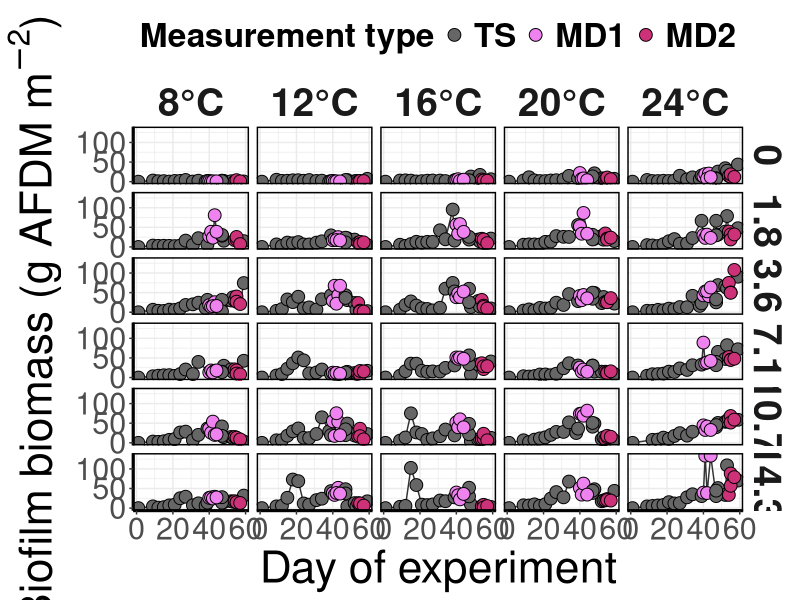
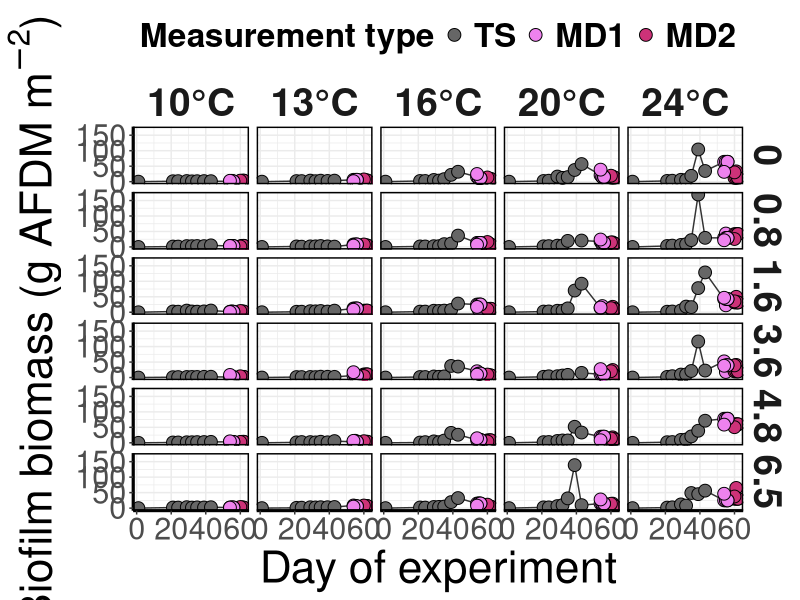
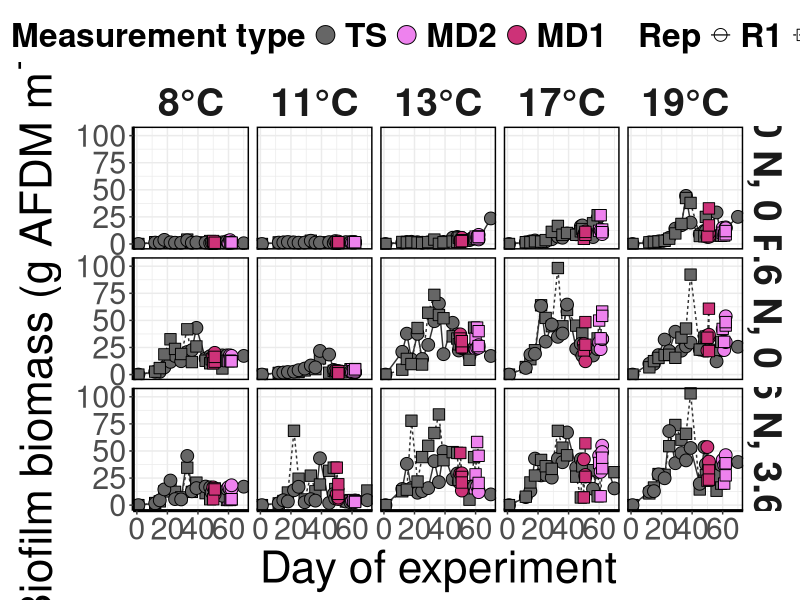

Write the R code that produced these figures, in order. (Note: this script raises an error after producing the figures.)
# JMH 2023
# Generates Fig. 2, S4, and S5

library(tidyverse)

# Data ---- 

## smp dates ----
  D1_2015_met <- as.Date("2015-07-15", format = "%Y-%m-%d")
  D2_2015_met <- as.Date("2015-07-27", format = "%Y-%m-%d")
  D1_2015_up <- as.Date("2015-07-20", format = "%Y-%m-%d")
  D2_2015_up <- as.Date("2015-07-28", format = "%Y-%m-%d")
  # these are split over 2 days, took second
  D1_2015_nfix <- as.Date("2015-07-17", format = "%Y-%m-%d")
  D2_2015_nfix <- as.Date("2015-07-30", format = "%Y-%m-%d")
  
  D1_2016_met <- as.Date("2016-07-27", format = "%Y-%m-%d")
  D2_2016_met <- as.Date("2016-08-02", format = "%Y-%m-%d")
  D1_2016_up <- as.Date("2016-07-28", format = "%Y-%m-%d") 
  D2_2016_up <- as.Date("2016-08-03", format = "%Y-%m-%d")
  # these are split over 2 days, took second
  D1_2016_nfix <- as.Date("2016-07-26", format = "%Y-%m-%d")
  D2_2016_nfix <- as.Date("2016-08-01", format = "%Y-%m-%d")
  
  D1_2017_met <- as.Date("2017-07-11", format = "%Y-%m-%d")
  D2_2017_met <- as.Date("2017-07-22", format = "%Y-%m-%d")
  D1_2017_up <- as.Date("2017-07-12", format = "%Y-%m-%d")
  D2_2017_up <- as.Date("2017-07-23", format = "%Y-%m-%d")
  # these are split over 2 days, took second
  D1_2017_nfix <- as.Date("2017-07-15", format = "%Y-%m-%d")
  D2_2017_nfix <- as.Date("2017-07-21", format = "%Y-%m-%d")

BMsmp2015 <- read.csv("01_Data/2015ChannelAFDM_cleaned.csv", row.names = 1) %>% 
              pivot_longer(cols = c(Met_gAFDM_m2:Nfix_gAFDM_m2), names_to = "Response", values_to = "gAFDM_m2") %>% 
              mutate(MetDate2 = case_when(MetDate == "D1" & Response == "Met_gAFDM_m2" ~ D1_2015_met,
                                          MetDate == "D2" & Response == "Met_gAFDM_m2" ~ D2_2015_met,
                                          MetDate == "D1" & (Response == "Nup_gAFDM_m2" | Response == "Pup_gAFDM_m2") ~ D1_2015_up,
                                          MetDate == "D2" & (Response == "Nup_gAFDM_m2" | Response == "Pup_gAFDM_m2") ~ D2_2015_up,
                                          MetDate == "D1" & Response == "Nfix_gAFDM_m2" ~ D1_2015_nfix,
                                          MetDate == "D2" & Response == "Nfix_gAFDM_m2" ~ D2_2015_nfix))

BMsmp2016 <- read.csv("01_Data/2016ChannelAFDM_cleaned.csv", row.names = 1) %>% 
  pivot_longer(cols = c(Met_gAFDM_m2:Nfix_gAFDM_m2), names_to = "Response", values_to = "gAFDM_m2") %>% 
  mutate(MetDate2 = case_when(ExpDay2 == "D1" & Response == "Met_gAFDM_m2" ~ D1_2016_met,
                              ExpDay2 == "D2" & Response == "Met_gAFDM_m2" ~ D2_2016_met,
                              ExpDay2 == "D1" & (Response == "Nup_gAFDM_m2" | Response == "Pup_gAFDM_m2") ~ D1_2016_up,
                              ExpDay2 == "D2" & (Response == "Nup_gAFDM_m2" | Response == "Pup_gAFDM_m2") ~ D2_2016_up,
                              ExpDay2 == "D1" & Response == "Nfix_gAFDM_m2" ~ D1_2016_nfix,
                              ExpDay2 == "D2" & Response == "Nfix_gAFDM_m2" ~ D2_2016_nfix))

# no n fix afdm on this date
BMsmp2017 <- read.csv("01_Data/2017ChannelAFDM_cleaned.csv", row.names = 1)%>% 
  pivot_longer(cols = c(Met_gAFDM_m2:Pup_gAFDM_m2), names_to = "Response", values_to = "gAFDM_m2") %>% 
  mutate(MetDate2 = case_when(ExpDay2 == "D1" & Response == "Met_gAFDM_m2" ~ D1_2017_met,
                              ExpDay2 == "D2" & Response == "Met_gAFDM_m2" ~ D2_2017_met,
                              ExpDay2 == "D1" & (Response == "Nup_gAFDM_m2" | Response == "Pup_gAFDM_m2") ~ D1_2017_up,
                              ExpDay2 == "D2" & (Response == "Nup_gAFDM_m2" | Response == "Pup_gAFDM_m2") ~ D2_2017_up))

## time series
BioDynExpCodes <- read.csv("01_Data/00_DefinBMts.csv", row.names = 1) %>% 
                      select(Y, channel, TempF, nitrogen_ugL, phosphorus_ugL) %>% 
                      distinct()

ExpDays2015_date <- seq(as.Date("2015-06-04"), as.Date("2015-08-01"), by = "day")
ExpDays2015_days <- seq(seq(1,59, by = 1))
ExpDays2015 <- as.data.frame(cbind(ExpDays2015_date, ExpDays2015_days)) %>% 
                  mutate(ExpDays2015_date = as.Date(ExpDays2015_date))
names(ExpDays2015) <- c("date", "ExpDays")


ExpDays2016_date <- seq(as.Date("2016-06-03"), as.Date("2016-08-03"), by = "day")
ExpDays2016_days <- seq(seq(1,62, by = 1))
ExpDays2016 <- as.data.frame(cbind(ExpDays2016_date, ExpDays2016_days)) %>% 
  mutate(ExpDays2016_date = as.Date(ExpDays2016_date))
names(ExpDays2016) <- c("date", "ExpDays")

ExpDays2017_date <- seq(as.Date("2017-05-23"), as.Date("2017-07-31"), by = "day")
ExpDays2017_days <- seq(seq(1,70, by = 1))
ExpDays2017 <- as.data.frame(cbind(ExpDays2017_date, ExpDays2017_days)) %>% 
  mutate(ExpDays2017_date = as.Date(ExpDays2017_date))
names(ExpDays2017) <- c("date", "ExpDays")

ExpDays <- rbind(ExpDays2015, ExpDays2016, ExpDays2017)

BioDyn <- read.csv("01_Data/00_DefinBMts.csv", row.names = 1) %>% 
  select(-c(ID, Y_chan, date_chan, afdm_g_m2.la, TempF:phosphorus_ugL, TempK, Y, ExpDay)) %>% 
  filter(!is.na(afdm_g_m2)) %>% 
  mutate(date = as.Date(date, format = "%Y-%m-%d")) %>% 
  full_join(BMsmp2015 %>% 
              select(-MetDate) %>% 
              rename(gAFDM_m2_2015 = gAFDM_m2), by = c("date" = "MetDate2", "channel" = "channel")) %>% 
  mutate(Response = ifelse(is.na(Response), "TS", Response)) %>% 
  full_join(BMsmp2016 %>% 
              select(-ExpDay2, -Year) %>% 
              rename(gAFDM_m2_2016 = gAFDM_m2), by = c("date" = "MetDate2", "channel" = "channel", "Response")) %>% 
  full_join(BMsmp2017 %>% 
              select(-ExpDay2, -Year) %>% 
              rename(gAFDM_m2_2017 = gAFDM_m2), by = c("date" = "MetDate2", "channel" = "channel", "Response")) %>% 
  rowwise() %>% 
  # avg any times when there are AFDM from ts and sampling
  mutate(gAFDM_m2_F = mean(c(afdm_g_m2, gAFDM_m2_2015, gAFDM_m2_2016, gAFDM_m2_2017), na.rm = T),
         Y = as.numeric(strftime(date, format = "%Y"))) %>% 
  select(Y, date, channel, Response, gAFDM_m2_F) %>% 
  left_join(ExpDays, by = "date") %>% 
  left_join(BioDynExpCodes, by = c("Y", "channel")) %>% 
  mutate(Nf = as.factor(as.character(nitrogen_ugL)),
         Pf = as.factor(as.character(phosphorus_ugL)),
         date = as.Date(date)) 

# 2015 -----
bio15 <- BioDyn %>% 
  filter(Y == "2015") %>% 
  mutate(TempFval = ifelse(TempF == "A", "8°C", 
                           ifelse(TempF == "B", "12°C",
                                  ifelse(TempF == "C", "16°C",
                                         ifelse(TempF == "D", "20°C",
                                                ifelse(TempF == "E", "24°C","BLAH" )))))) %>% 
  mutate(TempFval = as.factor(TempFval),
    TempFval = fct_relevel(TempFval, c("8°C","12°C","16°C","20°C","24°C"))) %>% 
  mutate(Nf = fct_relevel(Nf, c("0", "25", "50", "100", "150", "200")),
         NuM = case_when(nitrogen_ugL == 0 ~ 0,
                         nitrogen_ugL == 25 ~ 1.8,
                         nitrogen_ugL == 50 ~ 3.6,
                         nitrogen_ugL == 100 ~ 7.1,
                         nitrogen_ugL == 150 ~ 10.7,
                         nitrogen_ugL == 200 ~ 14.3),
         date_col = case_when(date == "2015-07-13" | date == "2015-07-14" | date == "2015-07-15" | date == "2015-07-16" | date == "2015-07-17" | date == "2015-07-18" ~ "MD1", 
                                date == "2015-07-27" | date == "2015-07-28" | date == "2015-07-29" | date == "2015-07-30" ~ "MD2",
                              TRUE ~ "TS"),
         date_col = as.factor(date_col)) %>% 
  droplevels()

png("05_Figures4MS/19_Fig2_BMtimeSeries2015.png", units = "in", height = 12, width = 15, res = 300)
ggplot() +
  geom_line(data = bio15, aes(y = gAFDM_m2_F, x = ExpDays), color = "grey20") +
  geom_point(data = bio15, aes(y = gAFDM_m2_F, x = ExpDays, fill = date_col),
             shape = 21, size = 4) +
  facet_grid(as.factor(NuM) ~ TempFval) +
  xlab("Day of experiment") +
  ylab(expression(paste("Biofilm biomass (g AFDM ",m^-2,")"))) +
  scale_fill_manual(values = c("grey40", "violet", "violetred3"), 
                    name = "Measurement type") +
  theme_bw() +
  theme(panel.background = element_rect(fill = "white", color = "white"),
        panel.border = element_rect(color = "black", fill = "NA", size = 1),
        axis.title.x = element_text(size = 32),
        axis.title.y = element_text(size = 32),
        axis.text = element_text(size = 22),
        axis.line = element_line(color = "black", size = 1),
        plot.background = element_rect(fill = "white", color =  "white"),
        strip.background = element_blank(),
        strip.text.x = element_text(size = 28, face = "bold"),
        strip.text.y = element_text(size = 28, face = "bold"),
        legend.position = "top",
        legend.title = element_text(size = 24, face = "bold"),
        legend.text = element_text(size = 24, face = "bold"),
        legend.key.height = unit(1,"cm")) 
dev.off()

# 2016 ----
bio16 <- BioDyn %>% 
  filter(Y == "2016") %>% 
  mutate(TempFval = ifelse(TempF == "A", "10°C", 
                           ifelse(TempF == "B", "13°C",
                                  ifelse(TempF == "C", "16°C",
                                         ifelse(TempF == "D", "20°C",
                                                ifelse(TempF == "E", "24°C","BLAH" )))))) %>% 
  mutate(TempFval = as.factor(TempFval),
         TempFval = fct_relevel(TempFval, c("10°C","13°C","16°C","20°C","24°C"))) %>% 
  mutate(Pf = fct_relevel(Pf, c("0", "25", "50", "100", "150", "200")),
         PuM = case_when(phosphorus_ugL == 0 ~ 0,
                         phosphorus_ugL == 25 ~ 0.8,
                         phosphorus_ugL == 50 ~ 1.6,
                         phosphorus_ugL == 100 ~ 3.6,
                         phosphorus_ugL == 150 ~ 4.8,
                         phosphorus_ugL == 200 ~ 6.5),
         date_col = case_when(date %in% c(D1_2016_met, D1_2016_up, D1_2016_nfix) ~ "MD1",
                              date %in% c(D2_2016_met, D2_2016_up, D2_2016_nfix) ~ "MD2",
                              TRUE ~ "TS"),
         date_col = as.factor(date_col)) %>% 
  droplevels()

png("05_Figures4MS/19_FigS3_BMtimeSeries2016.png", units = "in", height = 12, width = 15, res = 300)
ggplot() +
  geom_line(data = bio16, aes(y = gAFDM_m2_F, x = ExpDays), color = "grey20") +
  geom_point(data = bio16, aes(y = gAFDM_m2_F, x = ExpDays, fill = date_col),
             shape = 21, size = 4) +
  facet_grid(as.factor(PuM) ~ TempFval) +
  xlab("Day of experiment") +
  ylab(expression(paste("Biofilm biomass (g AFDM ",m^-2,")"))) +
  scale_fill_manual(values = c("grey40", "violet", "violetred3"), 
                    name = "Measurement type") +
  theme_bw() +
  theme(panel.background = element_rect(fill = "white", color = "white"),
        panel.border = element_rect(color = "black", fill = "NA", size = 1),
        axis.title.x = element_text(size = 32),
        axis.title.y = element_text(size = 32),
        axis.text = element_text(size = 22),
        axis.line = element_line(color = "black", size = 1),
        plot.background = element_rect(fill = "white", color =  "white"),
        strip.background = element_blank(),
        # strip.background = element_rect(fill = "grey", color =  "white"),
        strip.text.x = element_text(size = 28, face = "bold"),
        strip.text.y = element_text(size = 28, face = "bold"),
        legend.position = "top",
        legend.title = element_text(size = 24, face = "bold"),
        legend.text = element_text(size = 24, face = "bold"),
        legend.key.height = unit(1,"cm")) 
dev.off()


# 2017 ----
bio17 <- BioDyn %>% 
  filter(Y == "2017")%>% 
  mutate(TempFval = ifelse(TempF == "A", "8°C", 
                           ifelse(TempF == "B", "11°C",
                                  ifelse(TempF == "C", "13°C",
                                         ifelse(TempF == "D", "17°C",
                                                ifelse(TempF == "E", "19°C","BLAH" )))))) %>% 
  mutate(TempFval = as.factor(TempFval),
         TempFval = fct_relevel(TempFval, c("8°C","11°C","13°C","17°C","19°C"))) %>% 
  mutate(NandP = paste0(Nf," ", Pf)) %>% 
  mutate(NandP2 = ifelse(NandP == "0 0", "0 N, 0 P",
                         ifelse(NandP == "50 0", "50 N, 0 P",
                                ifelse(NandP == "50 111", "50 N, 111 P", "BLAH")))) %>% 
  mutate(NandP_uM = case_when(NandP2 == "0 N, 0 P" ~ "0 N, 0 P",
                              NandP2 == "50 N, 0 P" ~ "3.6 N, 0 P",
                              NandP2 == "50 N, 111 P" ~ "3.6 N, 3.6 P"),
         date_col = case_when(date %in% c(D1_2017_met, D1_2017_up, D1_2017_nfix) ~ "MD1",
                              date %in% c(D2_2017_met, D2_2017_up, D2_2017_nfix) ~ "MD2",
                              TRUE ~ "TS"),
         date_col = as.factor(date_col),
         Rep = as.factor(ifelse(channel <= 15, "R1", "R2"))) %>%
  # remove 2 big outliers
  filter(!(date == "2017-07-12" & channel == "12" & Response == "Nup_gAFDM_m2")) %>% 
  filter(!(date == "2017-07-10" & channel == "12" )) %>% 
  droplevels() 

png("05_Figures4MS/19_FigS5_BMtimeSeries2017.png", units = "in", height = 12, width = 15, res = 300)
ggplot() +
  geom_line(data = bio17, aes(y = gAFDM_m2_F, x = ExpDays, linetype = Rep), color = "grey20") +
  geom_point(data = bio17, aes(y = gAFDM_m2_F, x = ExpDays, fill = date_col, shape = Rep),
              size = 4) +
  facet_grid(as.factor(NandP_uM) ~ TempFval) +
  xlab("Day of experiment") +
  ylab(expression(paste("Biofilm biomass (g AFDM ",m^-2,")"))) +
  scale_fill_manual(values = c("grey40", "violet", "violetred3"), 
                    name = "Measurement type") +
  scale_shape_manual(values = c(21,22)) +
  guides(fill = guide_legend(override.aes = list(shape=21, size = 6))) +
  theme_bw() +
  theme(panel.background = element_rect(fill = "white", color = "white"),
        panel.border = element_rect(color = "black", fill = "NA", size = 1),
        axis.title.x = element_text(size = 32),
        axis.title.y = element_text(size = 32),
        axis.text = element_text(size = 22),
        axis.line = element_line(color = "black", size = 1),
        plot.background = element_rect(fill = "white", color =  "white"),
        strip.background = element_blank(),
        # strip.background = element_rect(fill = "grey", color =  "white"),
        strip.text.x = element_text(size = 28, face = "bold"),
        strip.text.y = element_text(size = 28, face = "bold"),
        legend.position = "top",
        legend.title = element_text(size = 24, face = "bold"),
        legend.text = element_text(size = 24, face = "bold"),
        legend.key.height = unit(1,"cm")) 
dev.off()

# save/load
save.image("02b_Script_SavedImages/19_Fig2_S2S3_BiomassDynamics_Rdat")

